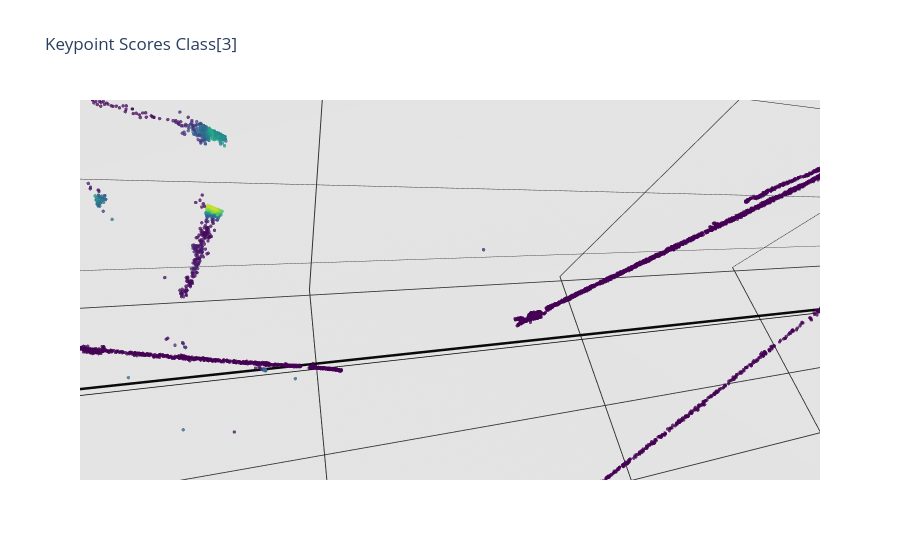

Notebook cell for this chart:
### Code cell
# Keypoint Scores

# kpnames = {0:"neutrino",
#           1:"track-start",
#           2:"track-end",
#           3:"shower-start",
#           4:"michel-start",
#           5:"delta-start"}

ikpclass = 3


# Direction labels
# cannot have too many points
NPTS_LIMIT = 20000

kpscores = data['kp']
pos = data['pos']
N=data["nhits"]
ptsize = 2

if N>NPTS_LIMIT:
    factor = float(NPTS_LIMIT)/float(N)
    xselect = np.random.random( (N) ) < factor
    xgood = kpscores[:,ikpclass]>0.3
    xselect = xselect | xgood
    print(xselect.shape)
    xkpscores = kpscores[xselect[:],:]
    xpos = pos[xselect[:],:]
    print("downsampled: ",xpos.shape[0])
else:
    xpos = pos
    xkpscores = kpscores

kp_plot = {
    "type":"scatter3d",
    "x": xpos[:,0],
    "y": xpos[:,1],
    "z": xpos[:,2],
    "mode":"markers",
    "name":"[%d] %s"%(ikpclass,kpnames[ikpclass]),
    "marker":{"color":xkpscores[:,ikpclass],"size":ptsize,"opacity":0.75,
              "colorscale":"Viridis","cmin":0,"cmax":1.0},
    }


kp_traces = detlines + [kp_plot]

layout = go.Layout(
    title='Keypoint Scores Class[%d]'%(ikpclass),
    autosize=True,
    hovermode='closest',
    showlegend=False,
    scene= {
        "xaxis": axis_template,
        "yaxis": axis_template,
        "zaxis": axis_template,
        "aspectratio": {"x": 1, "y": 1, "z": 3},
        "camera": {"eye": {"x": -2, "y": 0.25, "z": 0.0},
                   "center":dict(x=0, y=0, z=0),
                   "up":dict(x=0, y=1, z=0)},
        "annotations": [],
    }
)

kp_fig = go.Figure(data=kp_traces, layout=layout)
kp_fig.show()

### Figure 1 — Plotly figure (JSON) as saved in the notebook; plotly's stock layout.template omitted (floating-point values rounded to 4 significant figures; data arrays with more than 128 entries replaced by an {"elided": "..."} marker saying what was removed)
{"data": [{"line": {"color": "rgb(10,10,10)", "width": 5}, "mode": "lines", "name": "", "type": "scatter3d", "x": [0, 256, 256, 0, 0, null, 0, 256, 256, 0, 0, null, 0, 256, 256, 0, 0, null, 0, 256, 256, 0, 0, null], "y": [117, 117, 117, 117, 117, null, -117, -117, -117, -117, -117, null, -117, -117, 117, 117, -117, null, -117, -117, 117, 117, -117, null], "z": [0, 0, 1036, 1036, 0, null, 0, 0, 1036, 1036, 0, null, 0, 0, 0, 0, 0, null, 1036, 1036, 1036, 1036, 1036, null]}, {"marker": {"cmax": 1, "cmin": 0, "color": {"elided": "21872 float values"}, "colorscale": [[0, "#440154"], [0.1111, "#482878"], [0.2222, "#3e4989"], [0.3333, "#31688e"], [0.4444, "#26828e"], [0.5556, "#1f9e89"], [0.6667, "#35b779"], [0.7778, "#6ece58"], [0.8889, "#b5de2b"], [1, "#fde725"]], "opacity": 0.75, "size": 2}, "mode": "markers", "name": "[3] shower-start", "type": "scatter3d", "x": {"elided": "21872 float values"}, "y": {"elided": "21872 float values"}, "z": {"elided": "21872 float values"}}], "layout": {"autosize": true, "hovermode": "closest", "scene": {"aspectratio": {"x": 1, "y": 1, "z": 3}, "camera": {"center": {"x": -0.2496, "y": -0.02579, "z": 0.6922}, "eye": {"x": -0.0953, "y": 0.2886, "z": 0.8235}, "projection": {"type": "perspective"}, "up": {"x": -0.887, "y": 0.4585, "z": -0.05543}}, "xaxis": {"backgroundcolor": "rgba(100, 100, 100,0.5)", "gridcolor": "rgb(50, 50, 50)", "showbackground": true, "type": "linear", "zerolinecolor": "rgb(0, 0, 0)"}, "yaxis": {"backgroundcolor": "rgba(100, 100, 100,0.5)", "gridcolor": "rgb(50, 50, 50)", "showbackground": true, "type": "linear", "zerolinecolor": "rgb(0, 0, 0)"}, "zaxis": {"backgroundcolor": "rgba(100, 100, 100,0.5)", "gridcolor": "rgb(50, 50, 50)", "showbackground": true, "type": "linear", "zerolinecolor": "rgb(0, 0, 0)"}}, "showlegend": false, "title": {"text": "Keypoint Scores Class[3]"}}}
